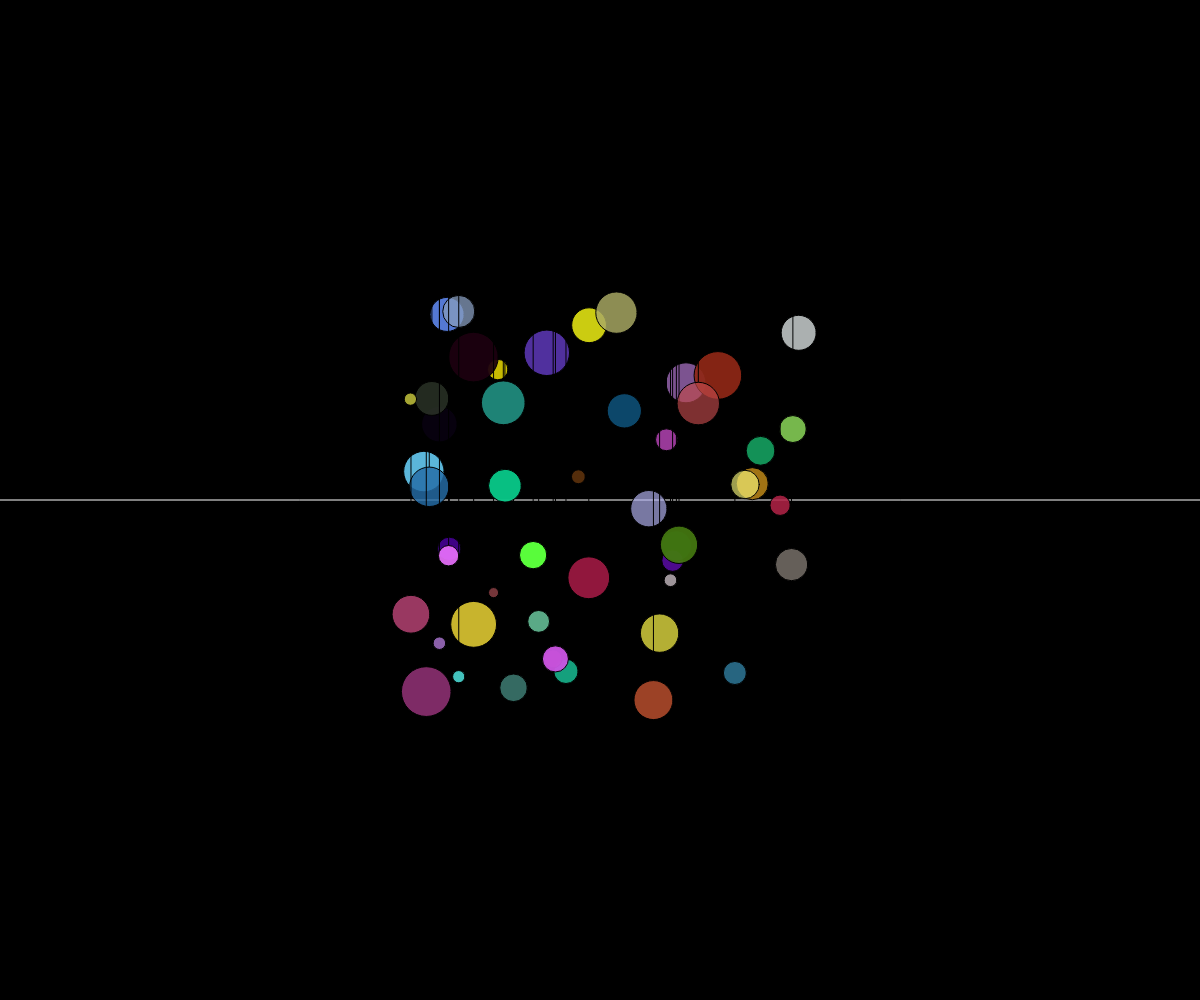
Frame 1 (no input)
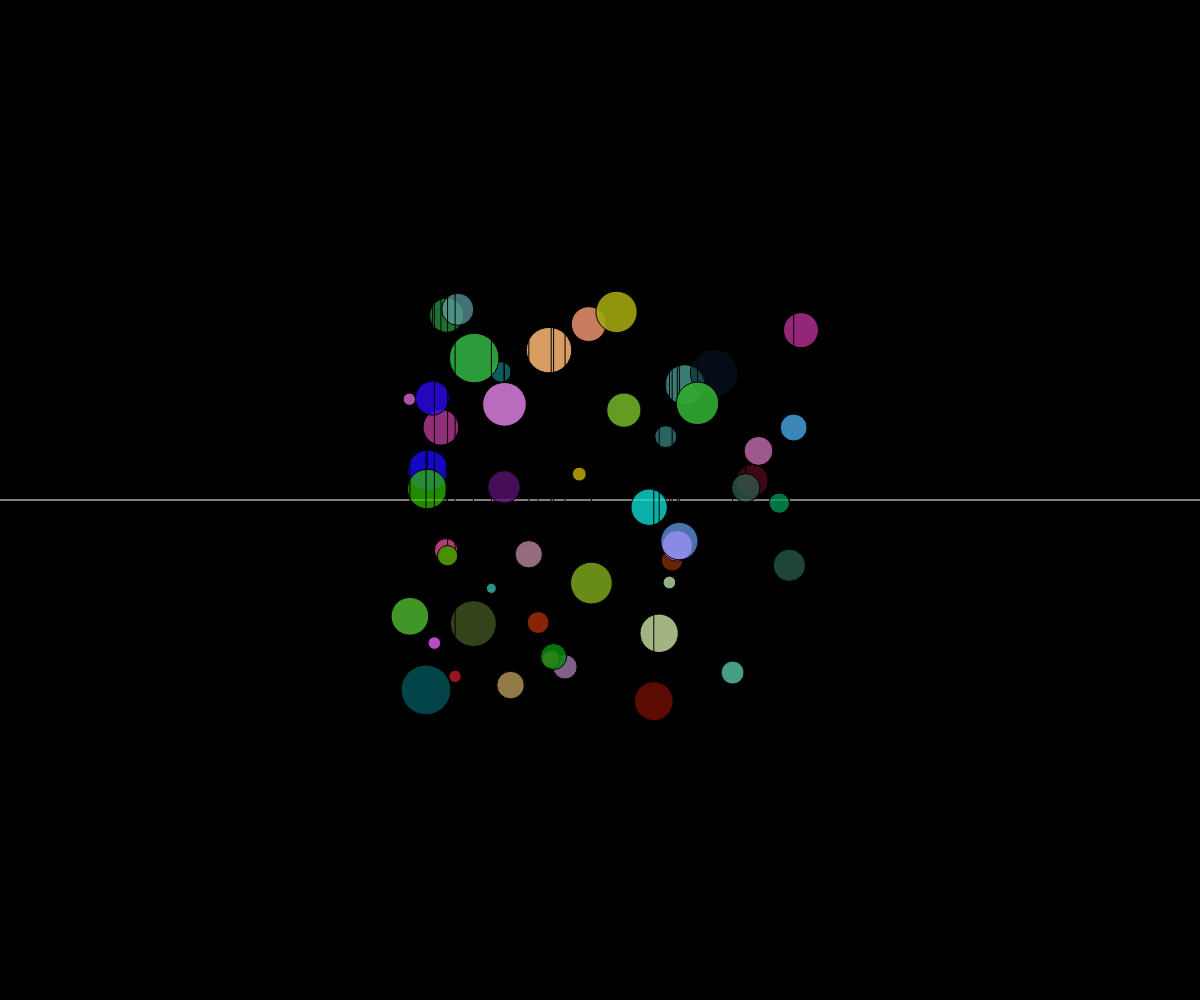
Frame 60 (no input)
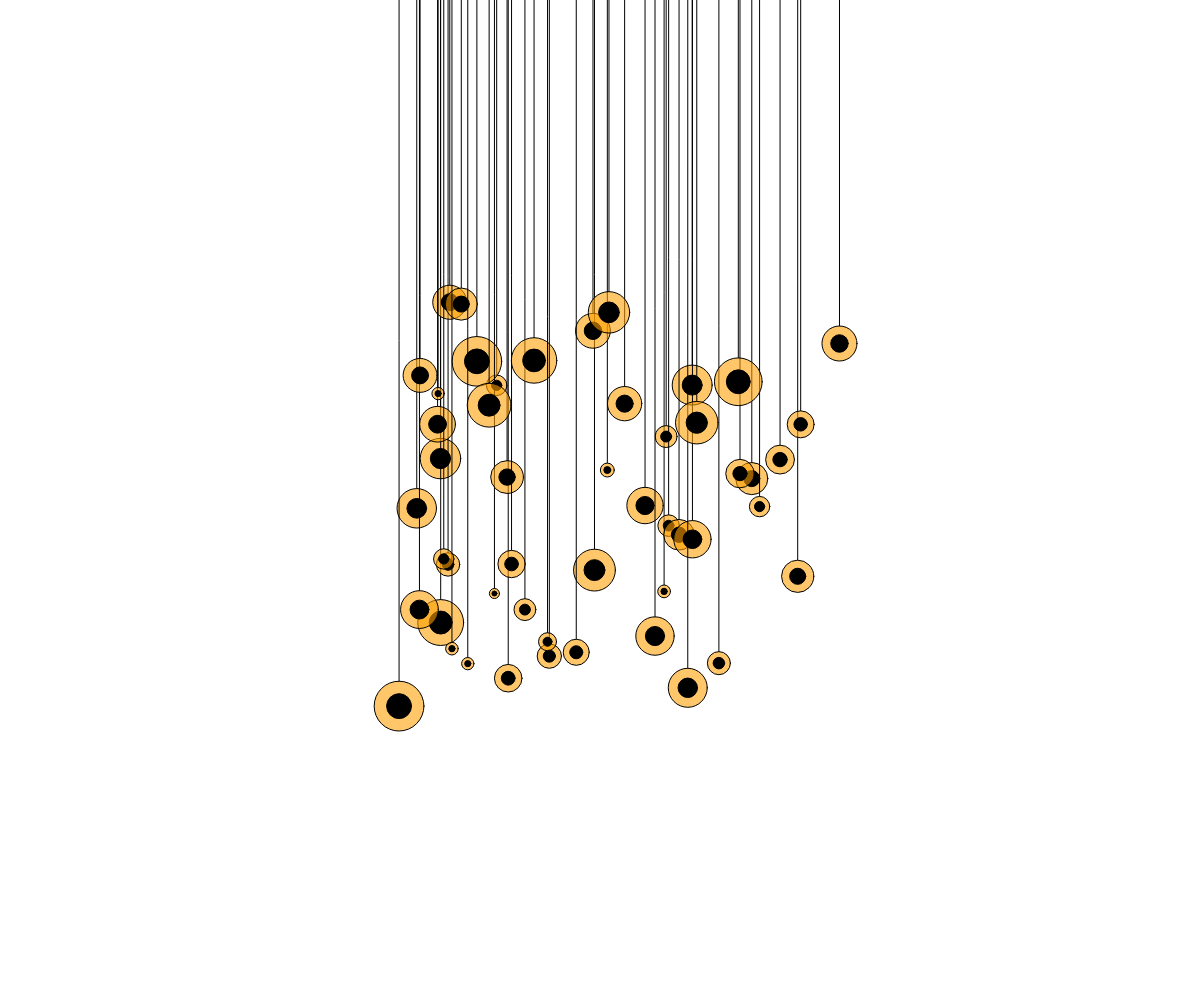
Frame 120 (the mouse pressed at the canvas centre since frame 60)

The p5.js sketch that drew these frames (run headless with seeded random() and noise() and a simulated clock; from frame 60 on, the mouse is pressed at the canvas centre):

// p5.js sketch
// ── sketch.js
let bugs = []; // array of Jitter objects

function setup() {
  createCanvas(windowWidth, windowHeight);
  // Create objects
  for (let i = 0; i < 50; i++) {
    bugs.push(new Jitter());
  }
}

function draw() {
  if(mouseIsPressed){
      background(255);
  }
  else{
      background(0);
      stroke(255);
      line(0,height/2,width,height/2); 
  }
  for (let i = 0; i < bugs.length; i++) {
    bugs[i].move();
    bugs[i].display();
  }
}


// Jitter class
class Jitter {
  constructor() {
    this.x = random(width/2-200,width/2+200);
    this.y = random(height/2-200, height/2+200);
    if (mouseIsPressed){
        this.speed = 20;
    }
    else {
        this.speed = .5;
    }
    this.diameter = random(10,50);

  }


    move() {
    if (mouseIsPressed){
        this.x += random(-this.speed*7, this.speed*7);
        this.y += random(-this.speed*5, this.speed*5);
    } 
    else{
        this.x += random(-this.speed, this.speed);
        this.y += random(-this.speed, this.speed);
    }
  }
      

  display() {
    if (mouseY<windowHeight/2){
        stroke(0);
        line(this.x, this.y-this.diameter/2, this.x, 0);
        fill(random(255),random(255),random(255),random(150,255));
        ellipse(this.x, this.y, this.diameter+random(0,mouseX/10), this.diameter+random(0,mouseX/10));
    }

    else{
        stroke(0);
        line(this.x, this.y-this.diameter/2, this.x, 0);
        fill(255,160,0,150); 
        ellipse(this.x, this.y, this.diameter, this.diameter);
        fill(0);
        ellipse(this.x, this.y, this.diameter/2, this.diameter/2);
        }
  }
}
